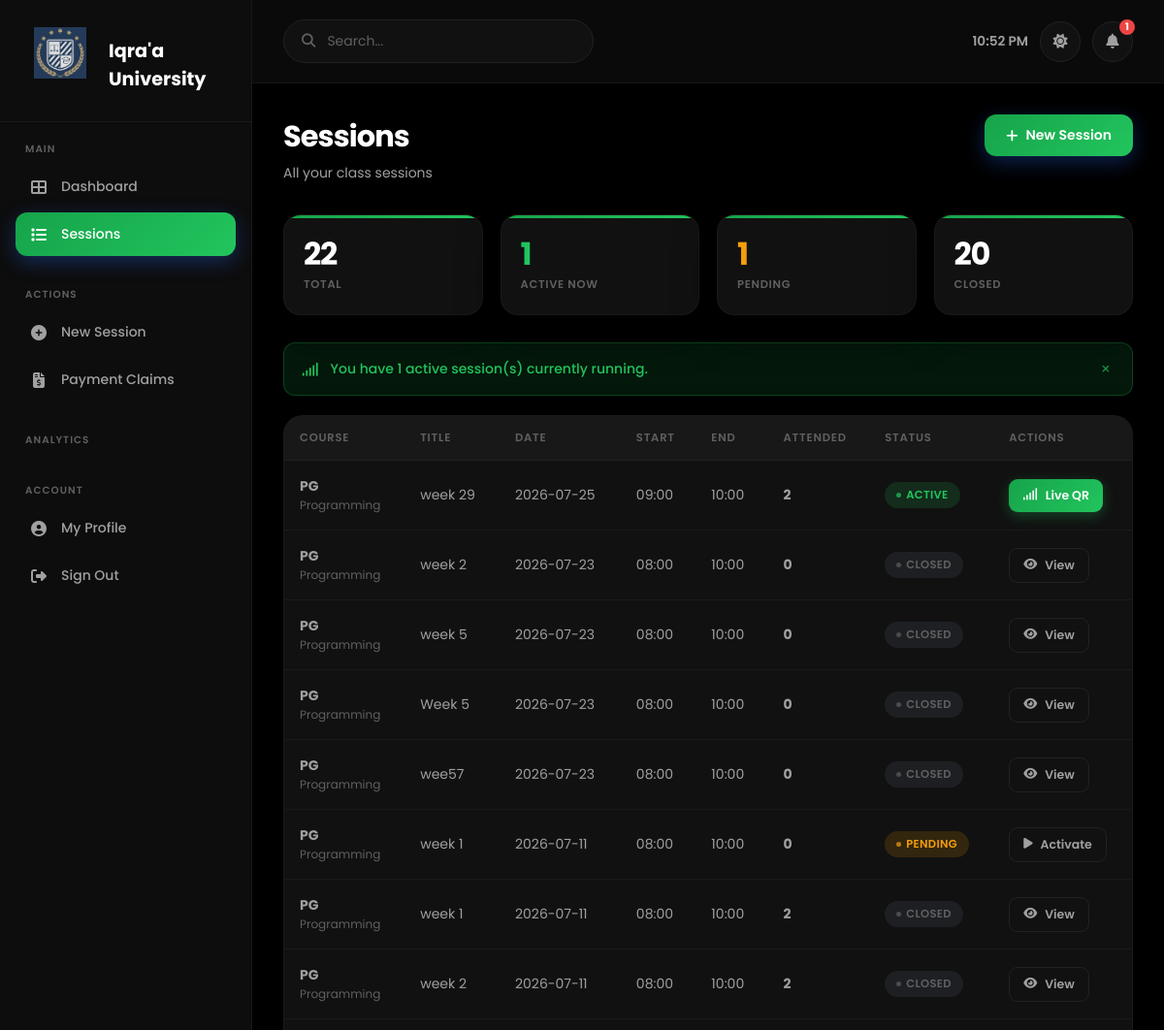
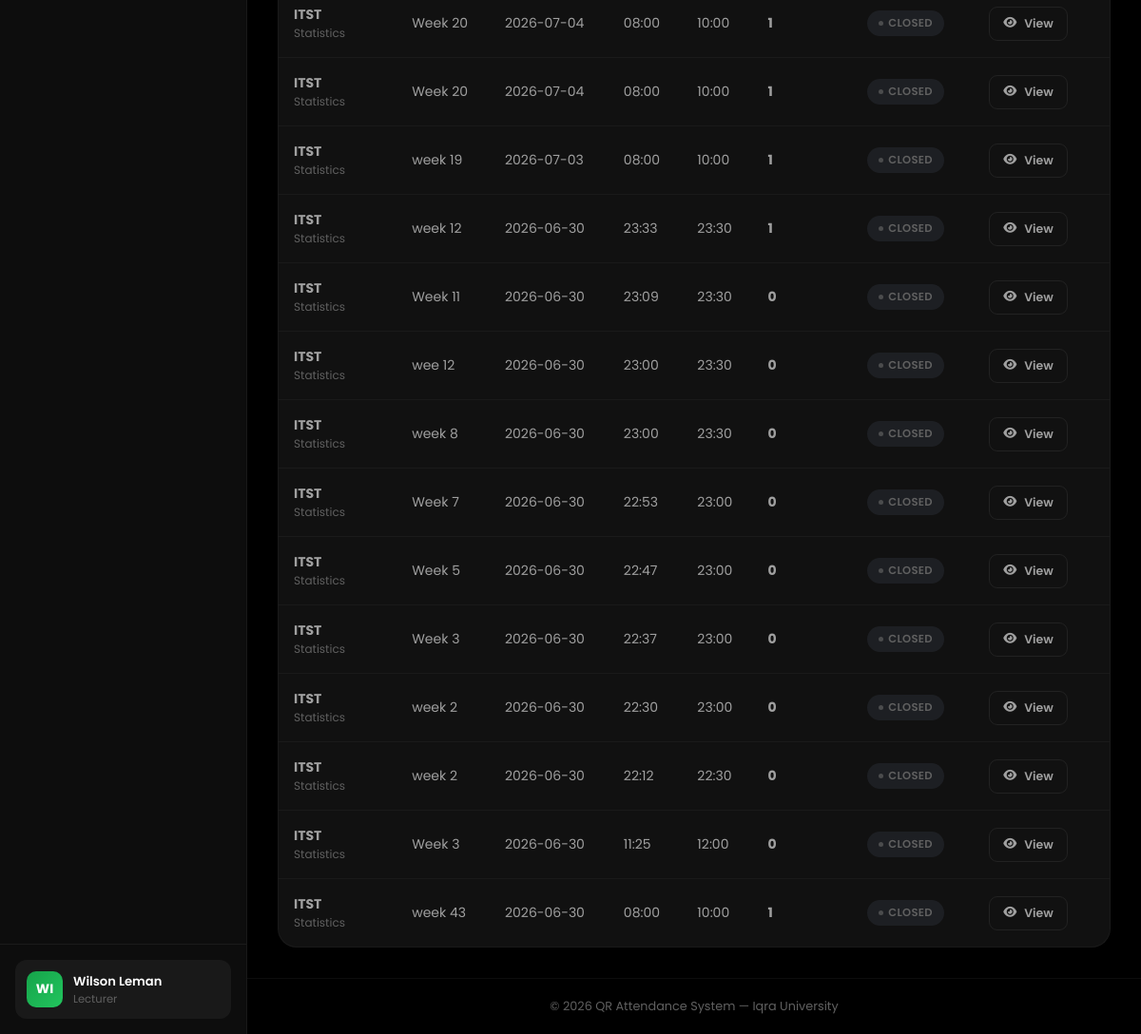
The app's page /lecturer/sessions (signed in) with its own data (2 pictures, top to bottom).
### tables this page shows
CREATE TABLE `sessions` (
  `id` int(10) UNSIGNED NOT NULL,
  `course_id` int(10) UNSIGNED NOT NULL,
  `lecturer_id` int(10) UNSIGNED NOT NULL,
  `title` varchar(180) DEFAULT NULL,
  `session_date` date NOT NULL,
  `start_time` time NOT NULL,
  `end_time` time NOT NULL,
  `qr_token` varchar(64) NOT NULL,
  `qr_expires_at` timestamp NOT NULL DEFAULT '1999-12-31 22:00:00',
  `qr_image_path` varchar(255) DEFAULT NULL,
  `status` enum('pending','active','closed') NOT NULL DEFAULT 'pending',
  `created_at` timestamp NOT NULL DEFAULT current_timestamp()
);

CREATE TABLE `courses` (
  `id` int(10) UNSIGNED NOT NULL,
  `department_id` int(10) UNSIGNED DEFAULT NULL,
  `lecturer_id` int(10) UNSIGNED DEFAULT NULL,
  `code` varchar(30) NOT NULL,
  `name` varchar(180) NOT NULL,
  `description` text DEFAULT NULL,
  `credit_hours` tinyint(3) UNSIGNED DEFAULT 3,
  `semester` tinyint(3) UNSIGNED DEFAULT NULL,
  `year_of_study` tinyint(3) UNSIGNED DEFAULT NULL,
  `academic_year` varchar(10) DEFAULT NULL,
  `is_active` tinyint(1) NOT NULL DEFAULT 1,
  `created_at` timestamp NOT NULL DEFAULT current_timestamp()
);

### app/core/Controller.php (called while the page is built, shortened)
<?php
class Controller
{
    public function __construct()
    {
        $this->db = Database::getInstance();
    }
    protected function view(string $view, array $data = []): void
    {
        extract($data, EXTR_SKIP);
        $file = APP_PATH . "/views/{$view}.php";
        require APP_PATH . '/views/layouts/header.php';
        require $file;
        require APP_PATH . '/views/layouts/footer.php';
    }
}

### app/controllers/LecturerController.php (called while the page is built, shortened)
<?php
require_once APP_PATH . '/services/SessionService.php';
class LecturerController extends Controller
{
    private SessionService    $sessionService;
    private int               $lecturerId;
    public function __construct()
    {
        $this->sessionService    = new SessionService();
        $lecturer = $this->db->single(
            "SELECT id FROM lecturers WHERE user_id = ?",
            [Auth::id()]
        );
        $this->lecturerId = $lecturer['id'] ?? 0;
    }
    public function sessions(): void
    {
        $sessions = $this->sessionService->getSessionsByLecturer($this->lecturerId);
        $this->view('lecturer/sessions', [
            'user'     => Auth::user(),
            'sessions' => $sessions,
            'flash'    => $this->getFlash(),
        ]);
    }
}

### public/index.php (called while the page is built, shortened)
<?php
require_once APP_PATH . '/core/Database.php';
require_once APP_PATH . '/core/Auth.php';
require_once APP_PATH . '/core/Controller.php';
require_once APP_PATH . '/core/Router.php';
$router = new Router();
$router->get( '/',         'AuthController@showLogin');
$router->get( '/login',    'AuthController@showLogin');
$router->post('/login',    'AuthController@login');
$router->get( '/register', 'AuthController@showRegister');
$router->post('/register', 'AuthController@register');
$router->get( '/logout',   'AuthController@logout');
$router->get( '/forgot-password', 'AuthController@showForgotPassword');
$router->post('/forgot-password', 'AuthController@forgotPassword');
$router->get( '/reset-password',  'AuthController@showResetPassword');
$router->post('/reset-password',  'AuthController@resetPassword');
$router->get( '/profile',        'ProfileController@edit',   ['auth']);
$router->post('/profile/update', 'ProfileController@update', ['auth']);
$router->get('/attend/:token', 'AttendanceController@scan');
$router->get( '/student/dashboard',              'StudentController@dashboard',        ['auth','role:student']);
$router->get( '/student/courses/:id',            'StudentController@courseDetail',     ['auth','role:student']);
$router->post('/student/confirm-attendance/:id', 'StudentController@confirmAttendance',['auth','role:student']);
$router->get( '/lecturer/dashboard',             'LecturerController@dashboard',          ['auth','role:lecturer']);
$router->get( '/lecturer/sessions',              'LecturerController@sessions',           ['auth','role:lecturer']);
$router->get( '/lecturer/sessions/create',       'LecturerController@createSessionForm',  ['auth','role:lecturer']);
$router->post('/lecturer/sessions/create',       'LecturerController@createSession',      ['auth','role:lecturer']);
$router->get( '/lecturer/sessions/:id/scan',     'LecturerController@scanView',           ['auth','role:lecturer']);
$router->post('/lecturer/sessions/:id/activate', 'LecturerController@activateSession',    ['auth','role:lecturer']);
$router->post('/lecturer/sessions/:id/close',    'LecturerController@closeSession',       ['auth','role:lecturer']);
$router->get( '/lecturer/sessions/:id/manual',   'LecturerController@manualAttendanceForm',['auth','role:lecturer']);
$router->post('/lecturer/sessions/:id/manual',   'LecturerController@manualAttendance',   ['auth','role:lecturer']);
$router->get( '/lecturer/claims',            'ClaimController@index',      ['auth','role:lecturer']);
$router->get( '/lecturer/claims/create',     'ClaimController@createForm', ['auth','role:lecturer']);
$router->post('/lecturer/claims/create',     'ClaimController@create',     ['auth','role:lecturer']);
$router->get( '/lecturer/claims/:id/print',  'ClaimController@printForm',  ['auth','role:lecturer']);
$router->post('/lecturer/claims/:id/submit', 'ClaimController@submit',     ['auth','role:lecturer']);
$router->get( '/lecturer/claims/:id',        'ClaimController@show',       ['auth','role:lecturer']);
$router->get( '/admin/dashboard',              'AdminController@dashboard',        ['auth','role:admin']);
$router->get( '/admin/users',                  'AdminController@users',            ['auth','role:admin']);
$router->get( '/admin/users/create',           'AdminController@createUserForm',   ['auth','role:admin']);
$router->post('/admin/users/create',           'AdminController@createUser',       ['auth','role:admin']);
$router->post('/admin/users/:id/toggle',       'AdminController@toggleUser',       ['auth','role:admin']);
$router->get( '/admin/courses',                'AdminController@courses',          ['auth','role:admin']);
$router->get( '/admin/courses/create',         'AdminController@createCourseForm', ['auth','role:admin']);
$router->post('/admin/courses/create',         'AdminController@createCourse',     ['auth','role:admin']);
$router->post('/admin/courses/:id/toggle',     'AdminController@toggleCourse',     ['auth','role:admin']);
$router->get( '/admin/courses/:id/enrollment', 'AdminController@enrollmentView',   ['auth','role:admin']);
$router->post('/admin/courses/:id/enroll',     'AdminController@enrollStudent',    ['auth','role:admin']);
$router->post('/admin/courses/:id/set-rep',    'AdminController@setClassRep',      ['auth','role:admin']);
$router->get( '/admin/departments',            'AdminController@departments',      ['auth','role:admin']);
$router->post('/admin/departments/create',     'AdminController@createDepartment', ['auth','role:admin']);
$router->get( '/admin/reports',                'AdminController@reports',          ['auth','role:admin']);
$router->get( '/admin/reports/export',         'AdminController@exportReport',     ['auth','role:admin']);
$router->get( '/admin/claims',             'ClaimController@adminIndex', ['auth','role:admin']);
$router->post('/admin/claims/:id/approve', 'ClaimController@approve',    ['auth','role:admin']);
$router->post('/admin/claims/:id/reject',  'ClaimController@reject',     ['auth','role:admin']);
$router->get( '/admin/claims',             'ClaimController@adminIndex', ['auth','role:admin']);
$router->get( '/admin/claims/:id',         'ClaimController@adminView',  ['auth','role:admin']);
$router->post('/admin/claims/:id/approve', 'ClaimController@approve',    ['auth','role:admin']);
$router->post('/admin/claims/:id/reject',  'ClaimController@reject',     ['auth','role:admin']);
$router->get('/student/rep-dashboard', 'StudentController@repDashboard', ['auth','role:student']);
$router->get( '/admin/import',                'ImportController@index',           ['auth','role:admin']);
$router->post('/admin/import/students',       'ImportController@importStudents',  ['auth','role:admin']);
$router->post('/admin/import/lecturers',      'ImportController@importLecturers', ['auth','role:admin']);
$router->post('/admin/import/courses',        'ImportController@importCourses',   ['auth','role:admin']);
$router->get( '/admin/import/template/:type', 'ImportController@downloadTemplate',['auth','role:admin']);
$router->get( '/admin/import/logs',           'ImportController@logs',            ['auth','role:admin']);
$router->dispatch();

### app/core/Database.php (called while the page is built, shortened)
<?php
class Database
{
    private static ?Database $instance = null;
    private PDO $pdo;
    private function __construct()
    {
        $config = require APP_PATH . '/config/database.php';
        $dsn = sprintf(
            '%s:host=%s;port=%s;dbname=%s;charset=%s',
            $config['driver'],
            $config['host'],
            $config['port'],
            $config['database'],
            $config['charset']
        );
        try {
            $this->pdo = new PDO($dsn, $config['username'], $config['password'], $config['options']);
        } catch (PDOException $e) {
            error_log('DB connection failed: ' . $e->getMessage());
            throw new RuntimeException('Database connection failed. Check logs for details.');
        }
    }
    public static function getInstance(): self
    {
        if (self::$instance === null) {
            self::$instance = new self();
        }
        return self::$instance;
    }
    private function run(string $sql, array $params = []): PDOStatement
    {
        $stmt = $this->pdo->prepare($sql);
        $stmt->execute($params);
        return $stmt;
    }
    public function single(string $sql, array $params = []): ?array
    {
        $row = $this->run($sql, $params)->fetch();
        return $row !== false ? $row : null;
    }
    public function all(string $sql, array $params = []): array
    {
        return $this->run($sql, $params)->fetchAll();
    }
}

### app/config/database.php (called while the page is built)
<?php
return [
    'driver'   => 'mysql',
    'host'     => $_ENV['DB_HOST']     ?? 'localhost',
    'port'     => $_ENV['DB_PORT']     ?? '3306',
    'database' => $_ENV['DB_NAME']     ?? 'qr_attendance',
    'username' => $_ENV['DB_USER']     ?? 'root',
    'password' => $_ENV['DB_PASS']     ?? '',
    'charset'  => 'utf8mb4',
    'options'  => [
        PDO::ATTR_ERRMODE            => PDO::ERRMODE_EXCEPTION,
        PDO::ATTR_DEFAULT_FETCH_MODE => PDO::FETCH_ASSOC,
        PDO::ATTR_EMULATE_PREPARES   => false,
    ],
];

### app/core/Auth.php (called while the page is built, shortened)
<?php
class Auth
{
    public static function id(): ?int
    {
        return $_SESSION[self::SESSION_KEY]['id'] ?? null;
    }
}

### app/services/SessionService.php (called while the page is built, shortened)
<?php
class SessionService
{
    private Database $db;
public function __construct()
{
    $this->db              = Database::getInstance();
}
    public function getSessionsByLecturer(int $lecturerId, int $limit = 50): array
    {
        return $this->db->all(
            "SELECT s.*, c.name AS course_name, c.code AS course_code,
                    COUNT(a.id) AS attendance_count
               FROM sessions s
               JOIN courses c ON c.id = s.course_id
               LEFT JOIN attendance a ON a.session_id = s.id
              WHERE s.lecturer_id = ?
              GROUP BY s.id
              ORDER BY s.session_date DESC, s.start_time DESC
              LIMIT ?",
            [$lecturerId, $limit]
        );
    }
}

### app/views/lecturer/sessions.php (the view, shortened to what this page needs)
<div class="page-title">
    <div>
        <h1>Sessions</h1>
        <p>All your class sessions</p>
    </div>
    <a href="<?= BASE_URL ?>/lecturer/sessions/create" class="btn btn-primary">
        <i class="fas fa-plus"></i> New Session
    </a>
</div>
<?php
$active  = array_filter($sessions, fn($s) => $s['status'] === 'active');
$pending = array_filter($sessions, fn($s) => $s['status'] === 'pending');
$closed  = array_filter($sessions, fn($s) => $s['status'] === 'closed');
?>
<div class="stat-strip">
    <div class="stat-box">
        <span class="stat-num"><?= count($sessions) ?></span>
        <span class="stat-label">Total</span>
    </div>
    <div class="stat-box">
        <span class="stat-num text-success"><?= count($active) ?></span>
        <span class="stat-label">Active Now</span>
    </div>
    <div class="stat-box">
        <span class="stat-num text-warn"><?= count($pending) ?></span>
        <span class="stat-label">Pending</span>
    </div>
    <div class="stat-box">
        <span class="stat-num"><?= count($closed) ?></span>
        <span class="stat-label">Closed</span>
    </div>
</div>
<?php if (!empty($active)): ?>
<div class="alert alert-success">
    <i class="fas fa-signal"></i>
    You have <?= count($active) ?> active session(s) currently running.
</div>
<?php endif; ?>
<?php if (empty($sessions)): ?>
<div class="empty-state">
    <div class="empty-icon">📋</div>
    <p>No sessions created yet.</p>
    <a href="<?= BASE_URL ?>/lecturer/sessions/create" class="btn btn-primary">
        <i class="fas fa-plus"></i> Create First Session
    </a>
</div>
<?php else: ?>
<div class="panel">
    <div class="table-wrap">
        <table class="table">
            <thead>
                <tr>
                    <th>Course</th><th>Title</th><th>Date</th>
                    <th>Start</th><th>End</th><th>Attended</th>
                    <th>Status</th><th>Actions</th>
                </tr>
            </thead>
            <tbody>
            <?php foreach ($sessions as $s): ?>
                <tr>
                    <td>
                        <strong><?= htmlspecialchars($s['course_code']) ?></strong>
                        <div style="font-size:.75rem;color:var(--text-muted)"><?= htmlspecialchars($s['course_name']) ?></div>
                    </td>
                    <td><?= htmlspecialchars($s['title'] ?? 'Class Session') ?></td>
                    <td><?= htmlspecialchars($s['session_date']) ?></td>
                    <td><?= htmlspecialchars(substr($s['start_time'],0,5)) ?></td>
                    <td><?= htmlspecialchars(substr($s['end_time'],0,5)) ?></td>
                    <td><strong><?= (int)$s['attendance_count'] ?></strong></td>
                    <td><span class="badge badge-<?= $s['status'] ?>"><?= strtoupper($s['status']) ?></span></td>
                    <td>
                        <a href="<?= BASE_URL ?>/lecturer/sessions/<?= $s['id'] ?>/scan"
                           class="btn btn-sm <?= $s['status'] === 'active' ? 'btn-success' : 'btn-secondary' ?>">
                            <?php if ($s['status'] === 'active'): ?>
                                <i class="fas fa-signal"></i> Live QR
                            <?php elseif ($s['status'] === 'pending'): ?>
                                <i class="fas fa-play"></i> Activate
                            <?php else: ?>
                                <i class="fas fa-eye"></i> View
                            <?php endif; ?>
                        </a>
                    </td>
                </tr>
            <?php endforeach; ?>
            </tbody>
        </table>
    </div>
</div>
<?php endif; ?>

### app/core/Router.php (shortened to what this page needs)
<?php
class Router
{
    private array $routes = [];
    private function addRoute(string $method, string $path, string $handler, array $middleware): void
    {
        $this->routes[] = compact('method', 'path', 'pattern', 'handler', 'middleware');
    }
    public function dispatch(): void
{
    $method     = $_SERVER['REQUEST_METHOD'];
    $requestUri = strtok($_SERVER['REQUEST_URI'], '?');
    $scriptDir  = str_replace('\\', '/', dirname($_SERVER['SCRIPT_NAME']));
    $basePath   = rtrim($scriptDir, '/');
    $uri        = '/' . ltrim(substr($requestUri, strlen($basePath)), '/');
    $uri = preg_replace('#^/index\.php(/|$)#', '/', $uri);
    foreach ($this->routes as $route) {
            if ($route['method'] !== $method) {
                continue;
            }
            if (!preg_match($route['pattern'], $uri, $matches)) {
                continue;
            }
            $params = array_filter($matches, 'is_string', ARRAY_FILTER_USE_KEY);
            [$class, $action] = explode('@', $route['handler']);
            $controller = new $class();
            $controller->$action($params);
            return;
        }
    }
}

### records on screen
sessions: course.code "PG", course.name "Programming", title "week 29", session_date "2026-07-25", start_time "09:00", end_time "10:00", attendance_count "2", status "ACTIVE", shows "Live QR"
sessions: course.code "PG", course.name "Programming", title "week 2", session_date "2026-07-23", start_time "08:00", end_time "10:00", attendance_count "0", status "CLOSED", shows "View"
sessions: course.code "PG", course.name "Programming", title "week 5", session_date "2026-07-23", start_time "08:00", end_time "10:00", attendance_count "0", status "CLOSED", shows "View"
sessions: course.code "PG", course.name "Programming", title "Week 5", session_date "2026-07-23", start_time "08:00", end_time "10:00", attendance_count "0", status "CLOSED", shows "View"
sessions: course.code "PG", course.name "Programming", title "wee57", session_date "2026-07-23", start_time "08:00", end_time "10:00", attendance_count "0", status "CLOSED", shows "View"
sessions: course.code "PG", course.name "Programming", title "week 1", session_date "2026-07-11", start_time "08:00", end_time "10:00", attendance_count "0", status "PENDING", shows "Activate"
sessions: course.code "PG", course.name "Programming", title "week 1", session_date "2026-07-11", start_time "08:00", end_time "10:00", attendance_count "2", status "CLOSED", shows "View"
sessions: course.code "PG", course.name "Programming", title "week 2", session_date "2026-07-11", start_time "08:00", end_time "10:00", attendance_count "2", status "CLOSED", shows "View"
sessions: course.code "ITST", course.name "Statistics", title "Week 20", session_date "2026-07-04", start_time "08:00", end_time "10:00", attendance_count "1", status "CLOSED", shows "View"
sessions: course.code "ITST", course.name "Statistics", title "Week 20", session_date "2026-07-04", start_time "08:00", end_time "10:00", attendance_count "1", status "CLOSED", shows "View"
sessions: course.code "ITST", course.name "Statistics", title "week 19", session_date "2026-07-03", start_time "08:00", end_time "10:00", attendance_count "1", status "CLOSED", shows "View"
sessions: course.code "ITST", course.name "Statistics", title "week 12", session_date "2026-06-30", start_time "23:33", end_time "23:30", attendance_count "1", status "CLOSED", shows "View"
sessions: course.code "ITST", course.name "Statistics", title "Week 11", session_date "2026-06-30", start_time "23:09", end_time "23:30", attendance_count "0", status "CLOSED", shows "View"
sessions: course.code "ITST", course.name "Statistics", title "wee 12", session_date "2026-06-30", start_time "23:00", end_time "23:30", attendance_count "0", status "CLOSED", shows "View"
sessions: course.code "ITST", course.name "Statistics", title "week 8", session_date "2026-06-30", start_time "23:00", end_time "23:30", attendance_count "0", status "CLOSED", shows "View"
sessions: course.code "ITST", course.name "Statistics", title "Week 7", session_date "2026-06-30", start_time "22:53", end_time "23:00", attendance_count "0", status "CLOSED", shows "View"
sessions: course.code "ITST", course.name "Statistics", title "Week 5", session_date "2026-06-30", start_time "22:47", end_time "23:00", attendance_count "0", status "CLOSED", shows "View"
sessions: course.code "ITST", course.name "Statistics", title "Week 3", session_date "2026-06-30", start_time "22:37", end_time "23:00", attendance_count "0", status "CLOSED", shows "View"
sessions: course.code "ITST", course.name "Statistics", title "week 2", session_date "2026-06-30", start_time "22:30", end_time "23:00", attendance_count "0", status "CLOSED", shows "View"
sessions: course.code "ITST", course.name "Statistics", title "week 2", session_date "2026-06-30", start_time "22:12", end_time "22:30", attendance_count "0", status "CLOSED", shows "View"
sessions: course.code "ITST", course.name "Statistics", title "Week 3", session_date "2026-06-30", start_time "11:25", end_time "12:00", attendance_count "0", status "CLOSED", shows "View"
sessions: course.code "ITST", course.name "Statistics", title "week 43", session_date "2026-06-30", start_time "08:00", end_time "10:00", attendance_count "1", status "CLOSED", shows "View"

### other values on screen
count($sessions) "22"
count($active) "1"
count($pending) "1"
count($closed) "20"
